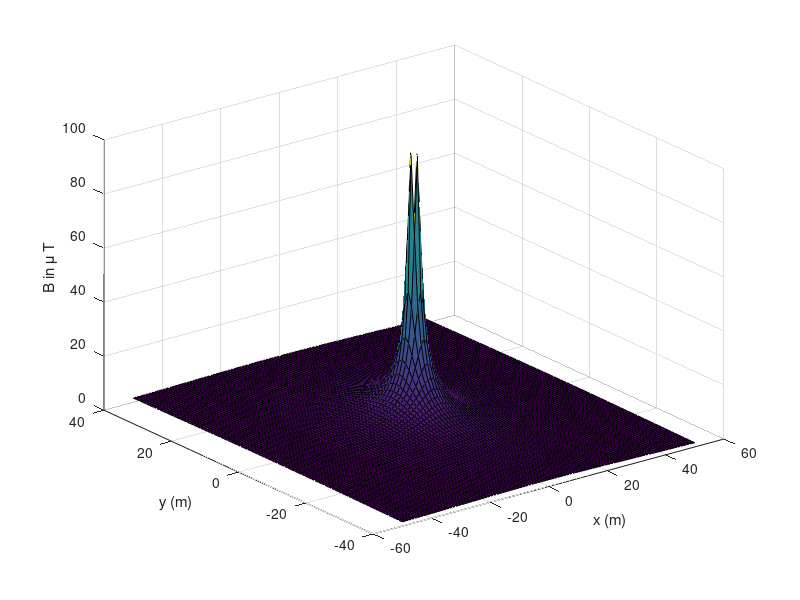
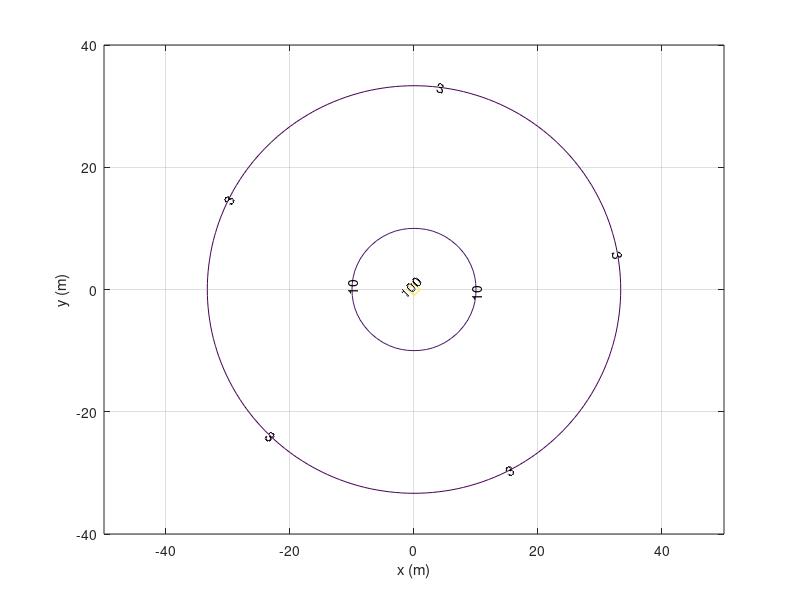

The MATLAB source for these figures, in order:

% CALCOLO DI B NEL PIANO x-y, FILO RETTILINEO LUNGO Z

close all; clear all; clc

% SORGENTE

H=0; %altezza rispetto al suolo (m)

ys=H;
xs=0; 
I=500; 

%PIANO DI OSSERVAZIONE
xp=-50:1:50; % da - 50 a 50 con passo 1
yp=-40:1:40;

%passo importante per passare ad un piano. Xp vettore unidimensionale. Yp idem
[Xp Yp]=meshgrid(xp,yp); 

R=sqrt((Xp-xs).^2+(Yp-ys).^2);

%GRANDEZZE ELETTROMAGNETICHE
mu0=4*pi*1e-7;
B=mu0*I./(2*pi*R);

figure
surf(xp,yp,10^6*abs(B))
xlabel('x (m)')
ylabel('y (m)')
zlabel('B in \mu T')

figure
[c h]=contour(xp,yp,10^6*abs(B),[100 10 3]) 
clabel(c,h);
xlabel('x (m)')
ylabel('y (m)')
grid





